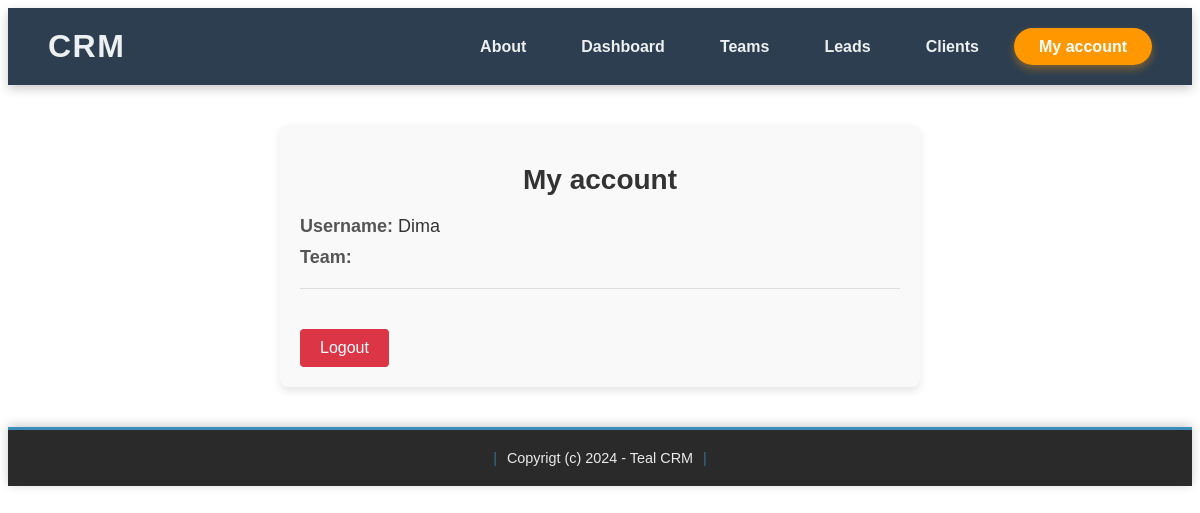
Page /myaccount/ (signed in) on the earlier database version.
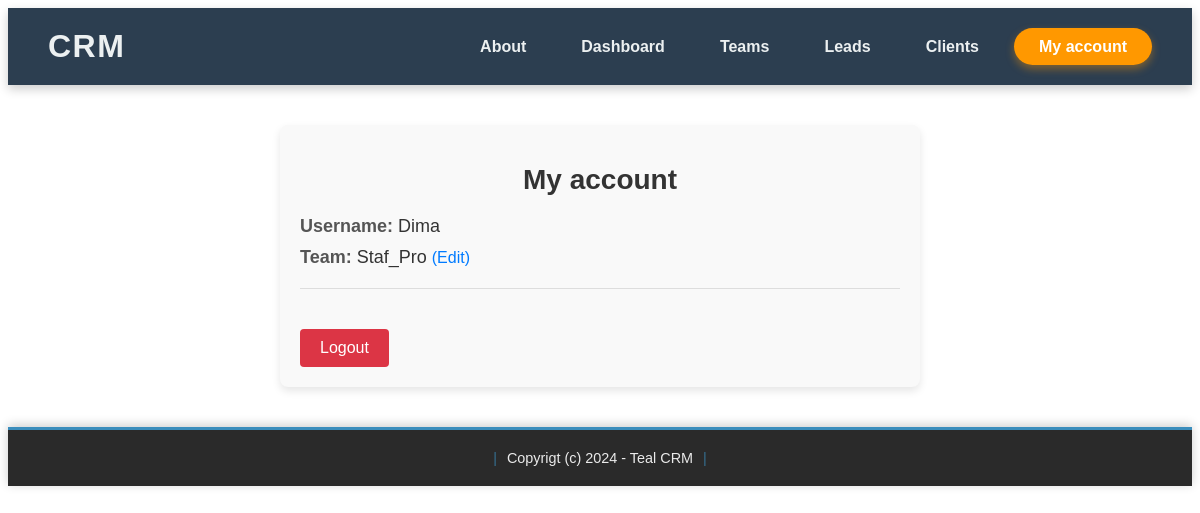
Same page on the later database version.
### catalog/models.py (models this page shows, shortened)
class Team(models.Model):
    plan = models.ForeignKey(Plan, related_name='teams', on_delete=models.CASCADE, null=True, blank=True)
    name = models.CharField(max_length=100)
    members = models.ManyToManyField(User, related_name='teams')
    created_by = models.ForeignKey(User, related_name='created_teams', on_delete=models.CASCADE)
    created_at = models.DateTimeField(auto_now_add=True)

### catalog/views.py (the view)
# urls.py: path('myaccount/', views.myaccount, name='myaccount'),
@login_required
def myaccount(request):
    team = Team.objects.filter(created_by=request.user).first()
    data = {'team': team}
    return render(request, 'userprofile/myaccount.html', data)

### templates/userprofile/myaccount.html (shortened to what this page needs)
{% extends 'base.html' %}
{% load static %}
{% block head %}
    <link rel="stylesheet" href="{% static 'base.css' %}">
    <link rel="stylesheet" href="{% static 'myaccount.css' %}">
{% endblock %}
{% block content %}
<div class="account-container">
    <h1>My account</h1>
    <p>
        <strong>Username: </strong>{{ request.user.username }}
    </p>
    <p>
        <strong>Team: </strong>{{ team.name }}
        {% if team.created_by == request.user %}
            <a href="{% url 'team_edit' team.id %}">(Edit)</a>
        {% endif %}
    </p>
    <hr>
    <a class="red" href="{% url 'logout' %}">Logout</a>
</div>
{% endblock %}

Differences in the rows shown:
added Team: name "Staf_Pro"
Other differences:
text now shown: "(Edit)"
